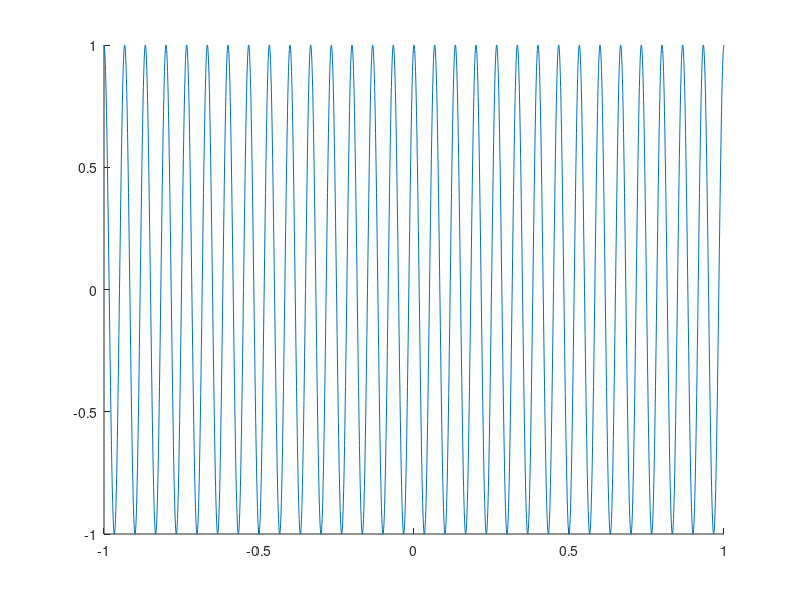

Recreate this plot in MATLAB. (Note: this script raises an error after producing the figure.)
f = @(x) cos(30*pi*x);
f_xi = @(i,n) cos((2*i+1)/(2*n+2)*pi);
x = -1:.001:1;
y_real = f(x);

figure;
hold on;
plot(x, y_real);

for n = 10:10:40
  xi = f_xi(0:n,n);
  yi = f(xi);
  coeffs = lagrangepoly(xi,yi); % not stable enough to use backslash
  
  y_interp = polyval(coeffs,x);
  error = abs(y_real-y_interp);
  plot(x, y_interp);
end

function coeffs=lagrangepoly(x,y)
  coeffs=0;
  for i=1:length(x)
    p=1;
    for j=1:length(x)
      if j~=i
        c = poly(x(j))/(x(i)-x(j));
        p = conv(p,c);
      end
    end
    term = p*y(i);
    coeffs= coeffs + term;
  end
end